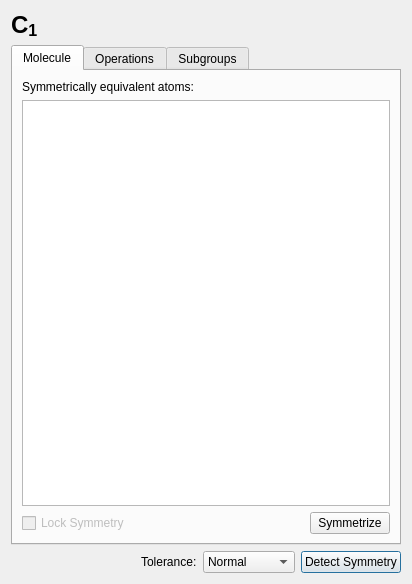
<?xml version="1.0" encoding="UTF-8"?>
<ui version="4.0">
 <class>Avogadro::QtPlugins::SymmetryWidget</class>
 <widget class="QWidget" name="Avogadro::QtPlugins::SymmetryWidget">
  <property name="geometry">
   <rect>
    <x>0</x>
    <y>0</y>
    <width>412</width>
    <height>584</height>
   </rect>
  </property>
  <property name="windowTitle">
   <string>Symmetry</string>
  </property>
  <layout class="QVBoxLayout" name="verticalLayout">
   <item>
    <widget class="QLabel" name="pointGroupLabel">
     <property name="font">
      <font>
       <pointsize>18</pointsize>
       <weight>75</weight>
       <bold>true</bold>
       <kerning>true</kerning>
      </font>
     </property>
     <property name="text">
      <string>C&lt;sub&gt;1</string>
     </property>
    </widget>
   </item>
   <item>
    <widget class="QTabWidget" name="tabWidget">
     <property name="enabled">
      <bool>true</bool>
     </property>
     <property name="currentIndex">
      <number>0</number>
     </property>
     <widget class="QWidget" name="esTab">
      <attribute name="title">
       <string>Molecule</string>
      </attribute>
      <layout class="QVBoxLayout" name="verticalLayout_2">
       <item>
        <widget class="QLabel" name="esLabel">
         <property name="text">
          <string>Symmetrically equivalent atoms:</string>
         </property>
        </widget>
       </item>
       <item>
        <widget class="QTreeView" name="equivalenceTree">
         <property name="sizePolicy">
          <sizepolicy hsizetype="MinimumExpanding" vsizetype="Expanding">
           <horstretch>0</horstretch>
           <verstretch>0</verstretch>
          </sizepolicy>
         </property>
         <property name="selectionMode">
          <enum>QAbstractItemView::SingleSelection</enum>
         </property>
         <property name="selectionBehavior">
          <enum>QAbstractItemView::SelectRows</enum>
         </property>
         <attribute name="headerVisible">
          <bool>false</bool>
         </attribute>
        </widget>
       </item>
       <item>
        <layout class="QHBoxLayout" name="horizontalLayoutMolecule">
         <item>
          <widget class="QCheckBox" name="lockSymmetryCheckBox">
           <property name="enabled">
            <bool>false</bool>
           </property>
           <property name="text">
            <string>Lock Symmetry</string>
           </property>
          </widget>
         </item>
         <item>
          <spacer name="horizontalSpacerMolecule">
           <property name="orientation">
            <enum>Qt::Horizontal</enum>
           </property>
           <property name="sizeHint" stdset="0">
            <size>
             <width>40</width>
             <height>20</height>
            </size>
           </property>
          </spacer>
         </item>
         <item>
          <widget class="QPushButton" name="symmetrizeMoleculeButton">
           <property name="text">
            <string>Symmetrize</string>
           </property>
          </widget>
         </item>
        </layout>
       </item>
      </layout>
     </widget>
     <widget class="QWidget" name="operationsTab">
      <attribute name="title">
       <string>Operations</string>
      </attribute>
      <layout class="QVBoxLayout" name="verticalLayout_3">
       <item>
        <widget class="QLabel" name="operationsLabel">
         <property name="text">
          <string>Symmetry elements:</string>
         </property>
        </widget>
       </item>
       <item>
        <widget class="QTableView" name="operationsTable">
         <property name="sizePolicy">
          <sizepolicy hsizetype="MinimumExpanding" vsizetype="Expanding">
           <horstretch>0</horstretch>
           <verstretch>0</verstretch>
          </sizepolicy>
         </property>
         <property name="selectionMode">
          <enum>QAbstractItemView::MultiSelection</enum>
         </property>
         <property name="selectionBehavior">
          <enum>QAbstractItemView::SelectRows</enum>
         </property>
         <attribute name="horizontalHeaderStretchLastSection">
          <bool>true</bool>
         </attribute>
         <attribute name="verticalHeaderCascadingSectionResizes">
          <bool>true</bool>
         </attribute>
        </widget>
       </item>
      </layout>
     </widget>
     <widget class="QWidget" name="subgroupsTab">
      <attribute name="title">
       <string>Subgroups</string>
      </attribute>
      <layout class="QVBoxLayout" name="verticalLayout_4">
       <item>
        <widget class="QLabel" name="subgroupsLabel">
         <property name="text">
          <string>Subgroups:</string>
         </property>
        </widget>
       </item>
       <item>
        <widget class="QTreeView" name="subgroupsTree">
         <property name="editTriggers">
          <set>QAbstractItemView::NoEditTriggers</set>
         </property>
         <property name="selectionBehavior">
          <enum>QAbstractItemView::SelectRows</enum>
         </property>
         <attribute name="headerVisible">
          <bool>false</bool>
         </attribute>
        </widget>
       </item>
       <item>
        <layout class="QHBoxLayout" name="horizontalLayoutSubgroups">
         <item>
          <spacer name="horizontalSpacerSubgroups">
           <property name="orientation">
            <enum>Qt::Horizontal</enum>
           </property>
           <property name="sizeHint" stdset="0">
            <size>
             <width>40</width>
             <height>20</height>
            </size>
           </property>
          </spacer>
         </item>
         <item>
          <widget class="QPushButton" name="selectSubgroupButton">
           <property name="text">
            <string>Select</string>
           </property>
          </widget>
         </item>
        </layout>
       </item>
      </layout>
     </widget>
    </widget>
   </item>
   <item>
    <layout class="QHBoxLayout" name="horizontalLayout">
     <item>
      <spacer name="horizontalSpacer">
       <property name="orientation">
        <enum>Qt::Horizontal</enum>
       </property>
       <property name="sizeHint" stdset="0">
        <size>
         <width>40</width>
         <height>20</height>
        </size>
       </property>
      </spacer>
     </item>
     <item>
      <widget class="QLabel" name="toleranceLabel">
       <property name="text">
        <string>Tolerance:</string>
       </property>
      </widget>
     </item>
     <item>
      <widget class="QComboBox" name="toleranceCombo">
       <property name="currentIndex">
        <number>1</number>
       </property>
       <item>
        <property name="text">
         <string>Tight</string>
        </property>
       </item>
       <item>
        <property name="text">
         <string>Normal</string>
        </property>
       </item>
       <item>
        <property name="text">
         <string>Loose</string>
        </property>
       </item>
       <item>
        <property name="text">
         <string>Very Loose</string>
        </property>
       </item>
      </widget>
     </item>
     <item>
      <widget class="QPushButton" name="detectSymmetryButton">
       <property name="text">
        <string>Detect Symmetry</string>
       </property>
       <property name="default">
        <bool>true</bool>
       </property>
      </widget>
     </item>
    </layout>
   </item>
  </layout>
 </widget>
 <resources/>
 <connections/>
</ui>
